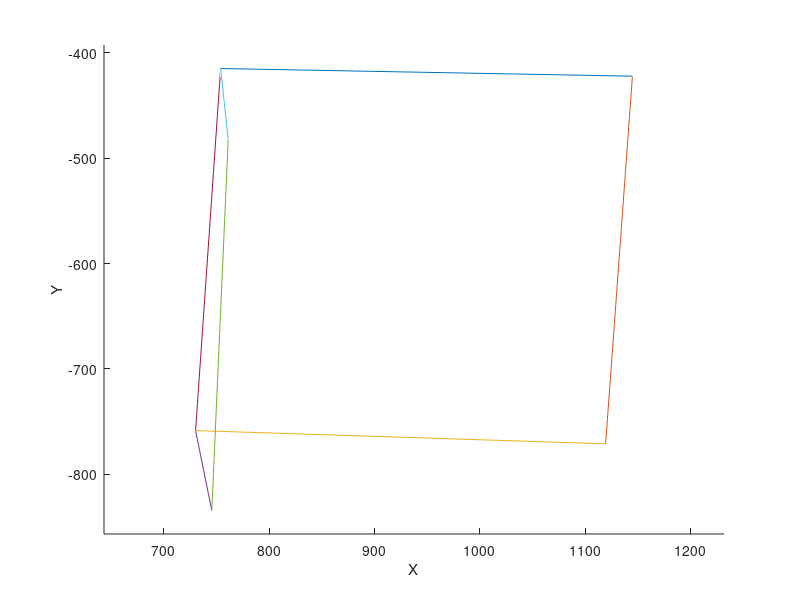

The MATLAB script that drew this image:
B0=30;%mm
f=22;%mm
density=417;%pixel/mm

p1=[3261,1787];
p2=[4794,1757];
p3=[4798,3295];
p4=[3279,3400];
p5=[2802,3130];
p6=[2785,1759];

P1=[3132,1801];
P2=[4670,1777];
P3=[4671,3315];
P4=[3145,3414];
P5=[2690,3143];
P6=[2676,1772];

d1=[P1(1)-p1(1),P1(2)-p1(2)];
d2=[P2(1)-p2(1),P2(2)-p2(2)];
d3=[P3(1)-p3(1),P3(2)-p3(2)];
d4=[P4(1)-p4(1),P4(2)-p4(2)];
d5=[P5(1)-p5(1),P5(2)-p5(2)];
d6=[P6(1)-p6(1),P6(2)-p6(2)];

Z1=B0*f/sqrt(d1(1)^2+d1(2)^2)*density;
Z2=B0*f/sqrt(d2(1)^2+d2(2)^2)*density;
Z3=B0*f/sqrt(d3(1)^2+d3(2)^2)*density;
Z4=B0*f/sqrt(d4(1)^2+d4(2)^2)*density;
Z5=B0*f/sqrt(d5(1)^2+d5(2)^2)*density;
Z6=B0*f/sqrt(d6(1)^2+d6(2)^2)*density;

X1=-Z1*p1(1)/f/density;
X2=-Z2*p2(1)/f/density;
X3=-Z3*p3(1)/f/density;
X4=-Z4*p4(1)/f/density;
X5=-Z5*p5(1)/f/density;
X6=-Z6*p6(1)/f/density;

Y1=-Z1*(p1(2)+(P1(2)-p1(2))/2)/f/density;
Y2=-Z2*(p2(2)+(P2(2)-p2(2))/2)/f/density;
Y3=-Z3*(p3(2)+(P3(2)-p3(2))/2)/f/density;
Y4=-Z4*(p4(2)+(P4(2)-p4(2))/2)/f/density;
Y5=-Z5*(p5(2)+(P5(2)-p5(2))/2)/f/density;
Y6=-Z6*(p6(2)+(P6(2)-p6(2))/2)/f/density;

hold on;

plot3([-X1,-X2],[Y1,Y2],[Z1,Z2]);
plot3([-X2,-X3],[Y2,Y3],[Z2,Z3]);
plot3([-X3,-X4],[Y3,Y4],[Z3,Z4]);
plot3([-X4,-X5],[Y4,Y5],[Z4,Z5]);
plot3([-X5,-X6],[Y5,Y6],[Z5,Z6]);
plot3([-X6,-X1],[Y6,Y1],[Z6,Z1]);
plot3([-X4,-X1],[Y4,Y1],[Z4,Z1]);
xlabel('X');ylabel('Y');zlabel('Z');

axis equal;
